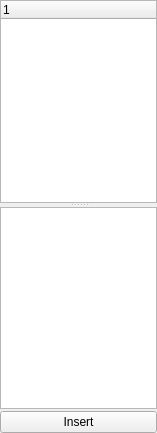
<ui version="4.0" >
 <class>QG_LibraryWidget</class>
 <widget class="QWidget" name="QG_LibraryWidget" >
  <property name="geometry" >
   <rect>
    <x>0</x>
    <y>0</y>
    <width>157</width>
    <height>433</height>
   </rect>
  </property>
  <layout class="QVBoxLayout" >
   <property name="spacing" >
    <number>2</number>
   </property>
   <property name="leftMargin" >
    <number>0</number>
   </property>
   <property name="topMargin" >
    <number>0</number>
   </property>
   <property name="rightMargin" >
    <number>0</number>
   </property>
   <property name="bottomMargin" >
    <number>0</number>
   </property>
   <item>
    <widget class="QSplitter" name="splitter" >
     <property name="orientation" >
      <enum>Qt::Vertical</enum>
     </property>
     <widget class="QTreeWidget" name="twDirectory" >
      <property name="uniformRowHeights" >
       <bool>true</bool>
      </property>
      <property name="columnCount" >
       <number>1</number>
      </property>
      <column>
       <property name="text" >
        <string/>
       </property>
      </column>
     </widget>
     <widget class="QListWidget" name="lwPreview" >
      <property name="showDropIndicator" stdset="0" >
       <bool>false</bool>
      </property>
      <property name="dragEnabled" >
       <bool>false</bool>
      </property>
      <property name="iconSize" >
       <size>
        <width>64</width>
        <height>64</height>
       </size>
      </property>
      <property name="movement" >
       <enum>QListView::Static</enum>
      </property>
      <property name="gridSize" >
       <size>
        <width>0</width>
        <height>-1</height>
       </size>
      </property>
      <property name="viewMode" >
       <enum>QListView::IconMode</enum>
      </property>
     </widget>
    </widget>
   </item>
   <item>
    <widget class="QPushButton" name="bInsert" >
     <property name="text" >
      <string>Insert</string>
     </property>
    </widget>
   </item>
  </layout>
  <widget class="QSplitter" name="splitter_2" >
   <property name="geometry" >
    <rect>
     <x>1</x>
     <y>1</y>
     <width>139</width>
     <height>400</height>
    </rect>
   </property>
   <property name="orientation" >
    <enum>Qt::Vertical</enum>
   </property>
  </widget>
 </widget>
 <resources/>
 <connections/>
</ui>
